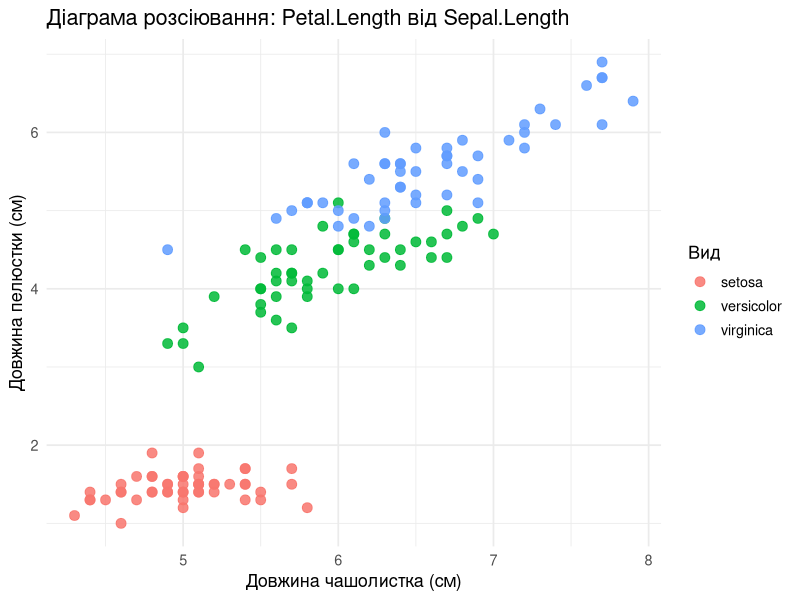
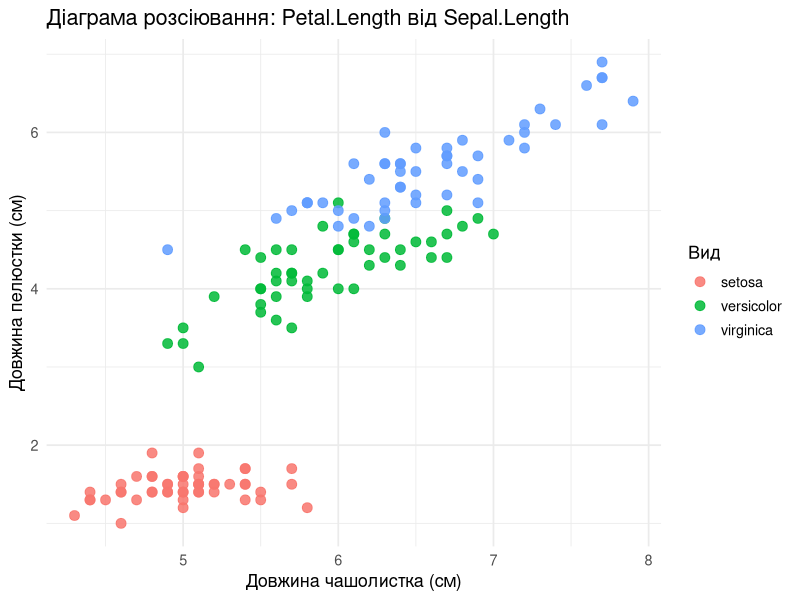
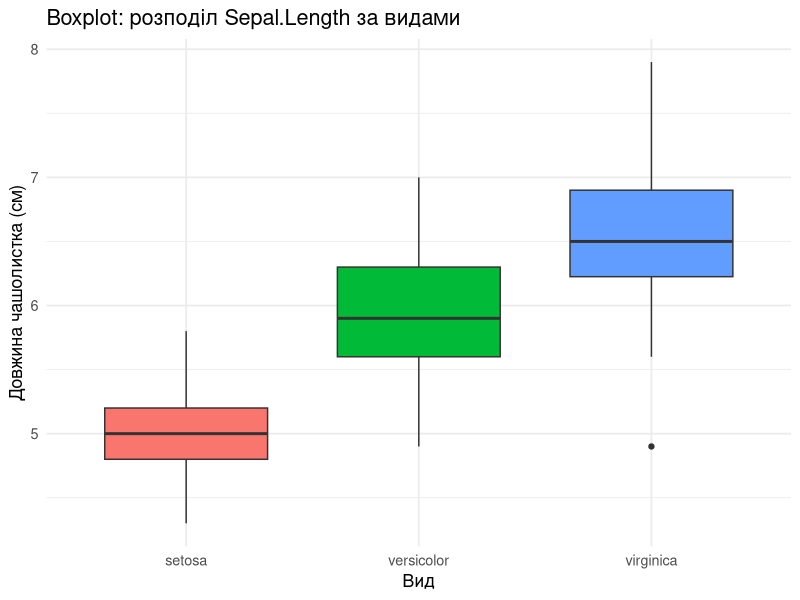
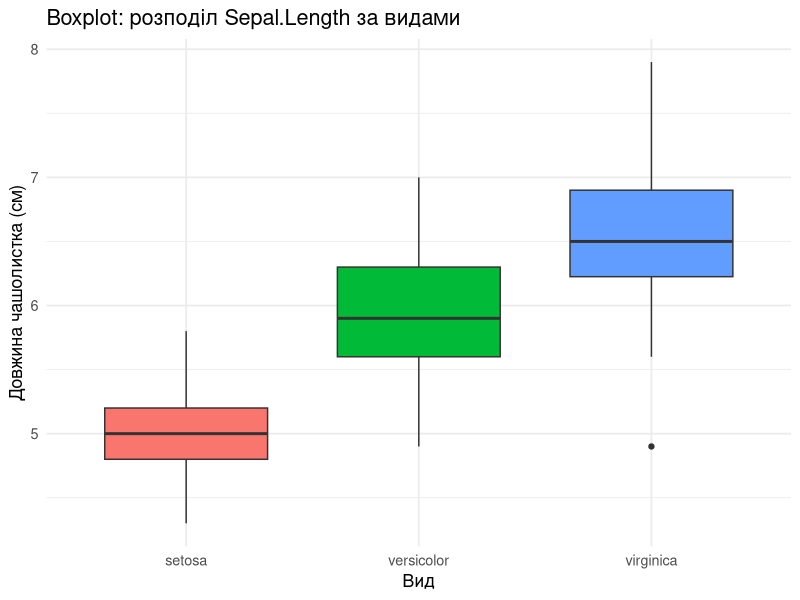
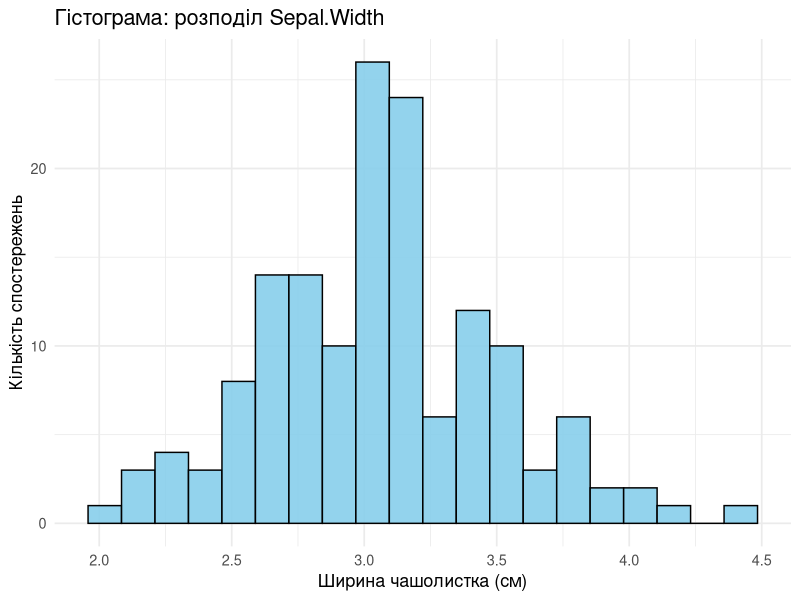
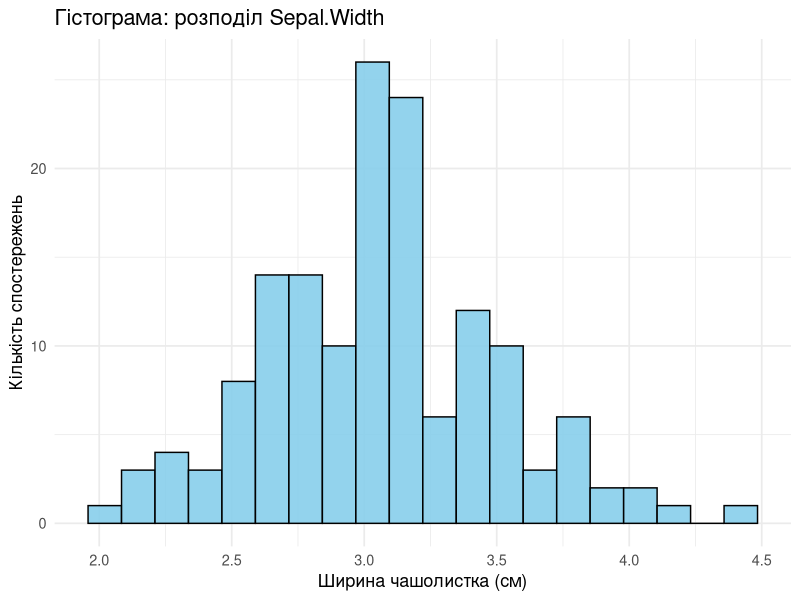
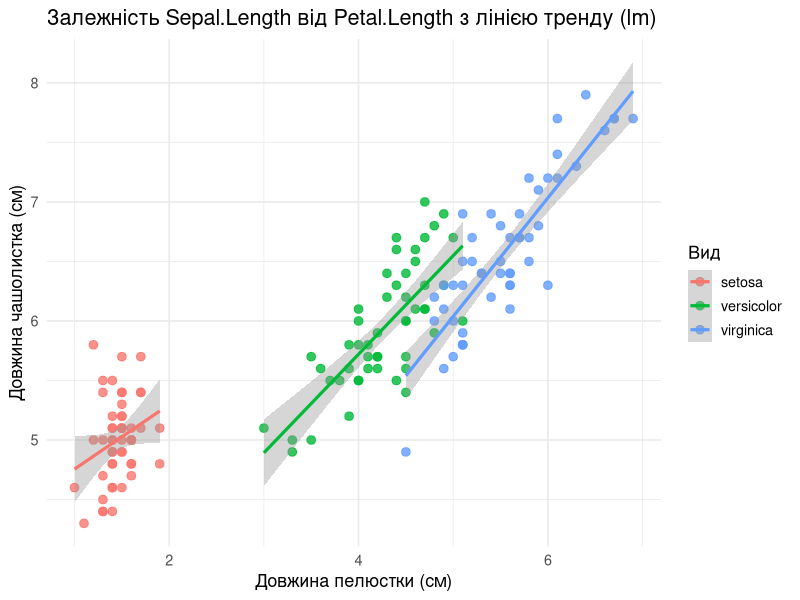
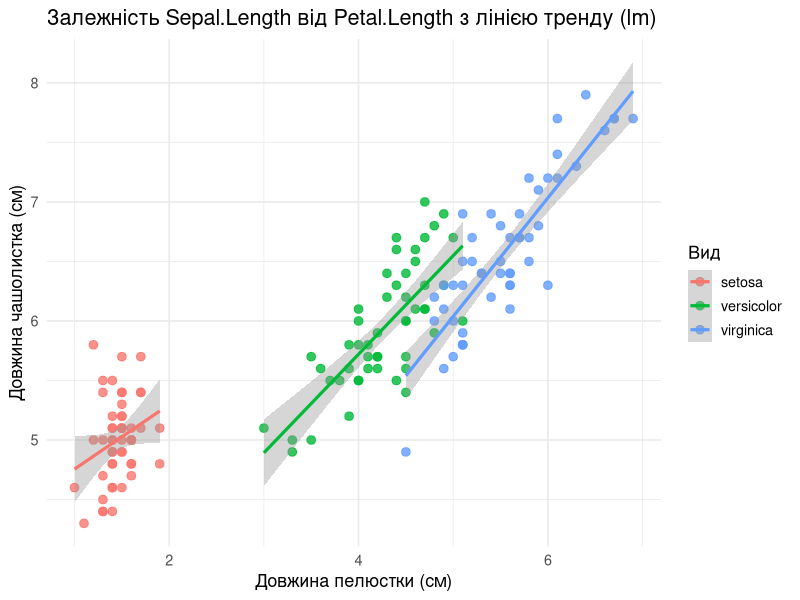

Recreate these plots in R, in order.
############################################################
# ЛАБОРАТОРНА РОБОТА №12
# Візуалізація даних з використанням пакету ggplot2 у R
############################################################

# ----------------------------------------------------------
# 1) Підготовка середовища
# ----------------------------------------------------------

# Встановлення ggplot2
if (!requireNamespace("ggplot2", quietly = TRUE)) {
  install.packages("ggplot2")
}
library(ggplot2)

# Датасети
data(iris)
data(faithfuld)

# Папка для збереження графіків
out_dir <- "plots_lab12"
if (!dir.exists(out_dir)) dir.create(out_dir)

# ----------------------------------------------------------
# 2) Допоміжна функція збереження ggplot у PNG + PDF
# ----------------------------------------------------------
save_plot_png_pdf <- function(filename_no_ext, plot_obj,
                              w = 9, h = 6, dpi = 300) {
  ggsave(
    filename = file.path(out_dir, paste0(filename_no_ext, ".png")),
    plot = plot_obj,
    width = w, height = h, dpi = dpi, bg = "white"
  )
  ggsave(
    filename = file.path(out_dir, paste0(filename_no_ext, ".pdf")),
    plot = plot_obj,
    width = w, height = h, bg = "white"
  )
}

# ----------------------------------------------------------
# 3) Рис. 1 — Scatterplot з групуванням (geom_point)
# ----------------------------------------------------------
p1 <- ggplot(iris, aes(x = Sepal.Length, y = Petal.Length, color = Species)) +
  geom_point(size = 3, alpha = 0.85) +
  labs(
    title = "Діаграма розсіювання: Petal.Length від Sepal.Length",
    x = "Довжина чашолистка (см)",
    y = "Довжина пелюстки (см)",
    color = "Вид"
  ) +
  theme_minimal(base_size = 13)

save_plot_png_pdf("fig_01_scatter", p1)

# ----------------------------------------------------------
# 4) Рис. 2 — Boxplot (geom_boxplot)
# ----------------------------------------------------------
p2 <- ggplot(iris, aes(x = Species, y = Sepal.Length, fill = Species)) +
  geom_boxplot(width = 0.7, outlier_alpha = 0.6) +
  labs(
    title = "Boxplot: розподіл Sepal.Length за видами",
    x = "Вид",
    y = "Довжина чашолистка (см)",
    fill = "Вид"
  ) +
  theme_minimal(base_size = 13) +
  theme(legend.position = "none")

save_plot_png_pdf("fig_02_boxplot", p2)

# ----------------------------------------------------------
# 5) Рис. 3 — Histogram (geom_histogram)
# ----------------------------------------------------------
p3 <- ggplot(iris, aes(x = Sepal.Width)) +
  geom_histogram(bins = 20, fill = "skyblue", color = "black", alpha = 0.9) +
  labs(
    title = "Гістограма: розподіл Sepal.Width",
    x = "Ширина чашолистка (см)",
    y = "Кількість спостережень"
  ) +
  theme_minimal(base_size = 13)

save_plot_png_pdf("fig_03_histogram", p3)

# ----------------------------------------------------------
# 6) Рис. 4 — Scatterplot + Trend (geom_smooth(method="lm"))
# ----------------------------------------------------------
p4 <- ggplot(iris, aes(x = Petal.Length, y = Sepal.Length, color = Species)) +
  geom_point(size = 2.6, alpha = 0.8) +
  geom_smooth(method = "lm", se = TRUE, linewidth = 1.1) +
  labs(
    title = "Залежність Sepal.Length від Petal.Length з лінією тренду (lm)",
    x = "Довжина пелюстки (см)",
    y = "Довжина чашолистка (см)",
    color = "Вид"
  ) +
  theme_minimal(base_size = 13)

save_plot_png_pdf("fig_04_scatter_trend", p4)

# ----------------------------------------------------------
# 7) Рис. 5 — Faceting (facet_wrap)
# ----------------------------------------------------------
p5 <- ggplot(iris, aes(x = Sepal.Length, y = Petal.Length)) +
  geom_point(color = "steelblue", size = 2.7, alpha = 0.85) +
  facet_wrap(~ Species, nrow = 1) +
  labs(
    title = "Фасетні діаграми розсіювання за видами",
    x = "Довжина чашолистка (см)",
    y = "Довжина пелюстки (см)"
  ) +
  theme_minimal(base_size = 13)

save_plot_png_pdf("fig_05_facet", p5, w = 11, h = 4.5)

# ----------------------------------------------------------
# 8) Рис. 6 — Heatmap (geom_tile) для faithfuld
# ----------------------------------------------------------
p6 <- ggplot(faithfuld, aes(x = waiting, y = eruptions, fill = density)) +
  geom_tile() +
  labs(
    title = "Теплова карта: щільність (faithfuld)",
    x = "Очікування (хв)",
    y = "Тривалість виверження (хв)",
    fill = "Щільність"
  ) +
  theme_minimal(base_size = 13)

save_plot_png_pdf("fig_06_heatmap", p6)

# ----------------------------------------------------------
# 9) Індивідуальне завдання №9 — Barplot (geom_col) + підписи
# ----------------------------------------------------------
# Створимо невеликий data.frame (категорія + значення)
task9_df <- data.frame(
  Категорія = c("A", "B", "C", "D", "E"),
  Значення  = c(12, 19, 7, 15, 10)
)

p7 <- ggplot(task9_df, aes(x = Категорія, y = Значення, fill = Категорія)) +
  geom_col(width = 0.7) +
  geom_text(aes(label = Значення), vjust = -0.4, size = 5) +
  labs(
    title = "Індивідуальне завдання №9: стовпчиковий графік (geom_col)",
    x = "Категорія",
    y = "Значення"
  ) +
  theme_minimal(base_size = 13) +
  theme(legend.position = "none") +
  expand_limits(y = max(task9_df$Значення) * 1.15)

save_plot_png_pdf("fig_07_barplot_task9", p7)

# ----------------------------------------------------------
# 10) Підсумок
# ----------------------------------------------------------
cat("\nПапка з результатами:", out_dir, "\n")
print(list.files(out_dir))
